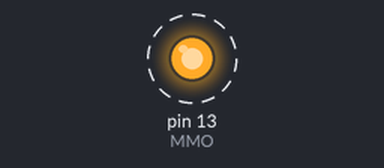
A sketch run on a simulated Arduino Mega 2560, built with avr-gcc and run on an emulated ATmega2560. Parts: output pins drawn as LEDs (lit = HIGH). Dashed ring = blinking. What the sketch prints to the serial monitor is not drawn.

Above: at 1.7 s.
Timing chart, 0 to 5.8 s (numbered marks = the images above):
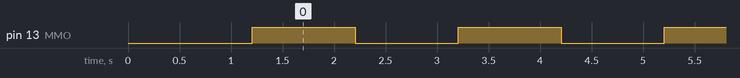

The sketch:

ExpLoRer_WEBSODAQ201811091027_Lora_HWEUI.ino
```cpp
//MMO: https://support.sodaq.com/sodaq-one/lorawan/

/*
Install the required libraries from the Arduino library manager.
Sketch -> Include library -> Manage libraries…
Install (“Sodaq_RN2483” and “Sodaq_wdt”) it was installed on arduino IDE
*/

/**
 * Works with:
 * SODAQ Mbili
 * SODAQ Autonomo
 * SODAQ One
 * SODAQ Explorer
 *
 */
#define CONSOLE_STREAM SERIAL_PORT_MONITOR //MMO: SerialUSB remaned
#if defined(ARDUINO_SODAQ_EXPLORER)
#define LORA_STREAM Serial2
#else
#define LORA_STREAM Serial1
#endif

#define LORA_BAUD 57600
#define DEBUG_BAUD 57600

void setup() {
  // put your setup code here, to run once:
  pinMode(LED_BUILTIN, OUTPUT);//MMO: para prender el codigo de on/off LED

  // Enable LoRa module
  #if defined(ARDUINO_SODAQ_AUTONOMO)
  pinMode(BEE_VCC, OUTPUT);
  digitalWrite(BEE_VCC, HIGH); //set input power BEE high
  #endif

  //wait forever for the Serial Monitor to open
  while (!CONSOLE_STREAM); //MMO: sino se ejecuta el monitor no se ejecuta el código

  //MMO: inicio de los dos puesrtos seriales
  //Setup streams
  CONSOLE_STREAM.begin(DEBUG_BAUD);
  LORA_STREAM.begin(LORA_BAUD);

  #ifdef LORA_RESET
  //Hardreset the RN module
  pinMode(LORA_RESET, OUTPUT);
  digitalWrite(LORA_RESET, HIGH);
  delay(100);
  digitalWrite(LORA_RESET, LOW);
  delay(100);
  digitalWrite(LORA_RESET, HIGH);
  delay(1000);
  // empty the buffer
  LORA_STREAM.end();
  #endif

  LORA_STREAM.begin(57600);

  // get the Hardware DevEUI
  CONSOLE_STREAM.println("Get the hardware serial, sending \"sys get hweui\\r\\n\", expecting \"xxxxxxxxxxxxxxxx\", received: \"");
  delay(100);
  LORA_STREAM.println("sys get hweui");
  delay(100);

  char buff[16];
  memset(buff, 0, sizeof(buff)); //MMO: memset(str,'$',7); ->el la variable str coloca 7 veces $ -> se imprime en pantalla $$$$$$$

  LORA_STREAM.readBytesUntil(0x20, buff, sizeof(buff)); //Serial.readBytesUntil(character, buffer, length) https://www.arduino.cc/en/Serial/ReadBytesUntil

  CONSOLE_STREAM.print(buff);
}

void loop() {
  // put your main code here, to run repeatedly:
  digitalWrite(LED_BUILTIN, HIGH);   // turn the LED on (HIGH is the voltage level)
  delay(1000);                       // wait for a second
  digitalWrite(LED_BUILTIN, LOW);    // turn the LED off by making the voltage LOW
  delay(1000);
}
```

Measured:
- by itself, pin 13 (MMO): alternates HIGH for 1.0 s and LOW for 1.0 s
